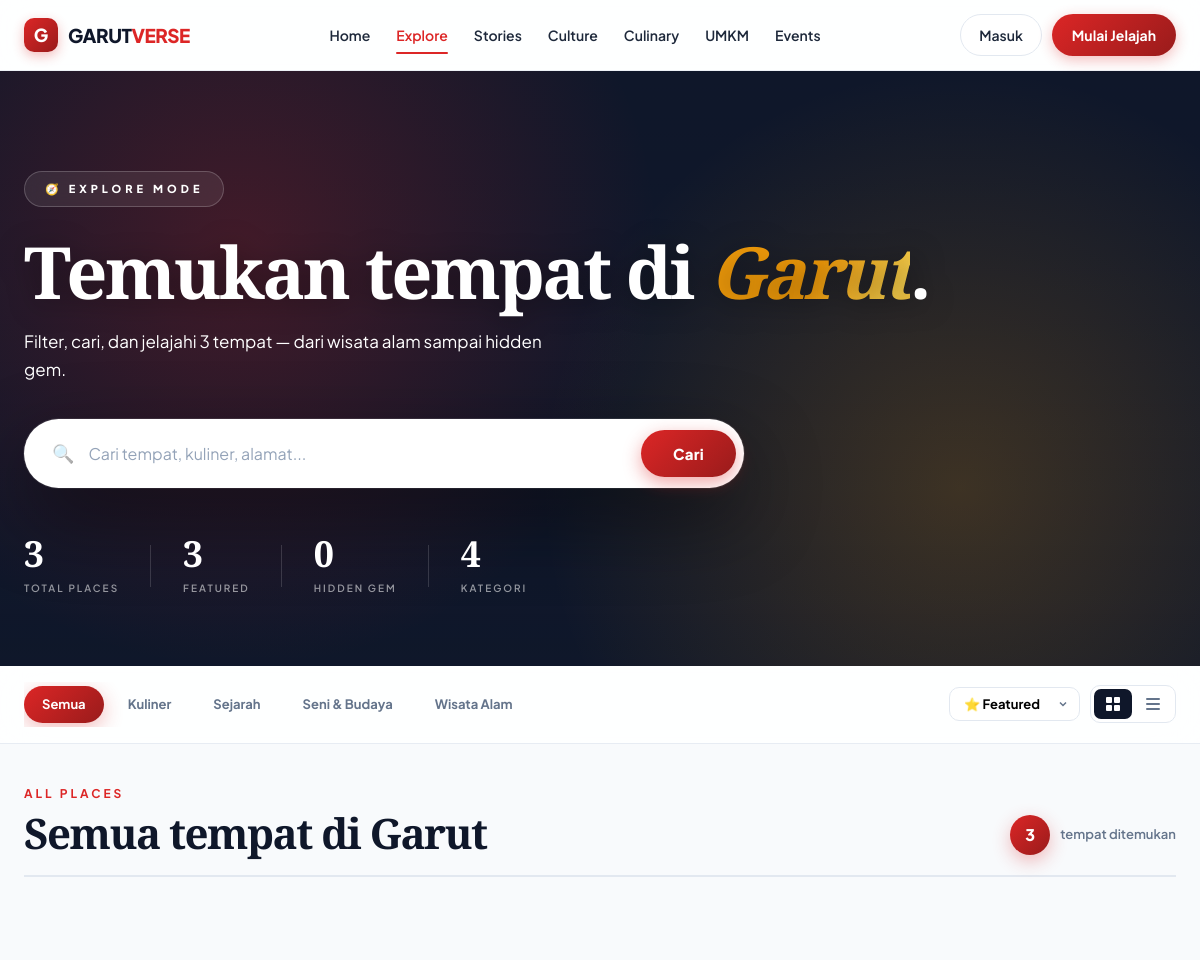
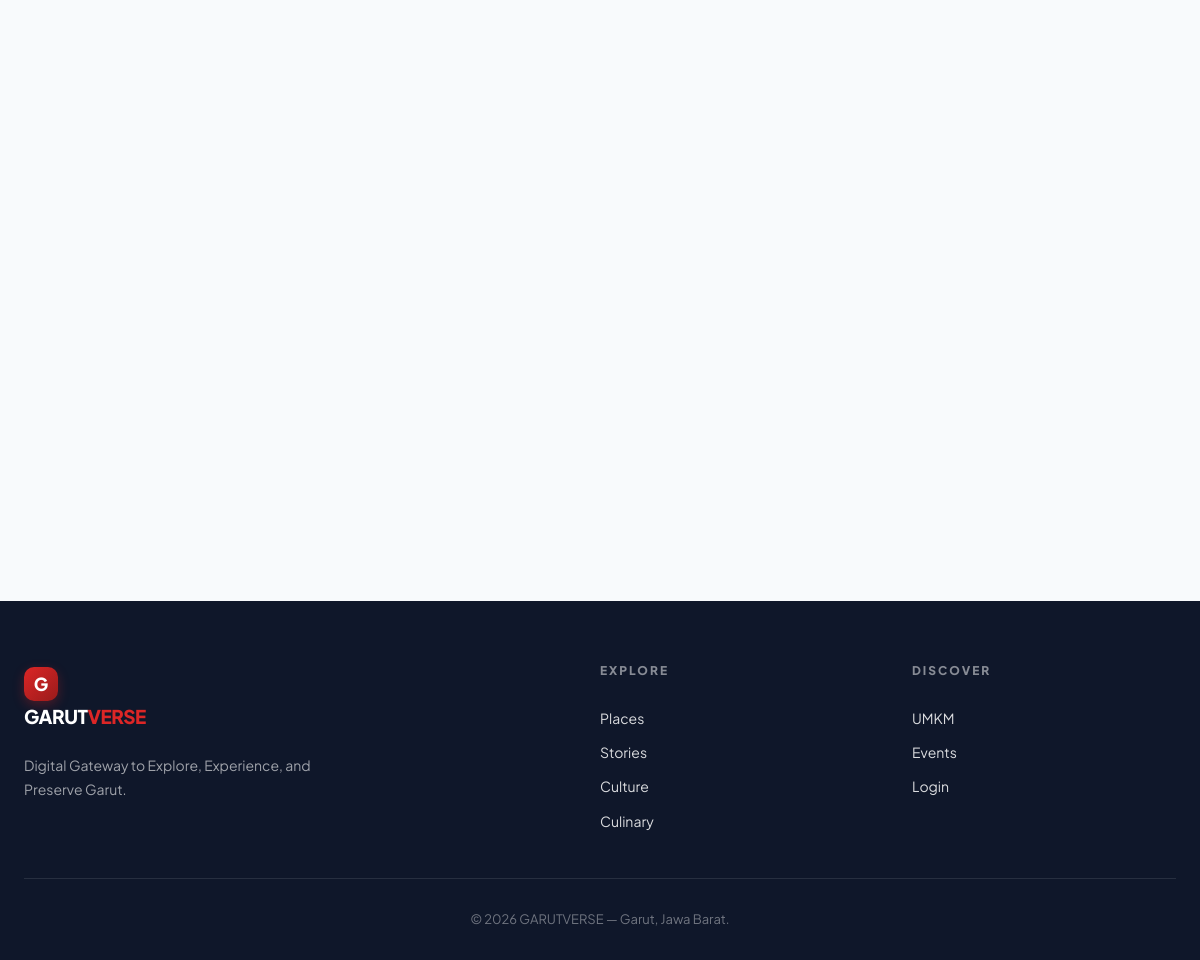
Screenshot of /explore.php with the database file from the repository (2 pictures, top to bottom).
### tables this page shows
CREATE TABLE `categories` (
  `id` bigint(20) UNSIGNED NOT NULL,
  `name` varchar(80) NOT NULL,
  `slug` varchar(100) NOT NULL,
  `icon` varchar(100) DEFAULT NULL,
  `description` text DEFAULT NULL,
  `created_at` datetime NOT NULL DEFAULT current_timestamp(),
  `updated_at` datetime NOT NULL DEFAULT current_timestamp() ON UPDATE current_timestamp()
);

### config.php (called while the page is built, shortened)
<?php
function getRatings($conn) {
    $map = [];
    $q = $conn->query("SELECT place_id, ROUND(AVG(rating),1) avg, COUNT(*) total FROM reviews WHERE status='approved' GROUP BY place_id");
    return $map;
}
function e($str) { return htmlspecialchars($str ?? '', ENT_QUOTES, 'UTF-8'); }

### explore.php (the view, shortened to what this page needs)
<?php
require 'config.php';
$activeCat = $_GET['cat'] ?? '';
$sort      = $_GET['sort'] ?? 'featured';
$view      = $_GET['view'] ?? 'grid';
$where = ["p.status='published'"];
$orderBy = match($sort) {
    'name'    => 'p.name ASC',
    'price'   => 'p.price_min ASC',
    'newest'  => 'p.created_at DESC',
    default   => 'p.is_featured DESC, p.is_hidden_gem DESC, p.name ASC',
};
$sql = "SELECT p.*, c.name AS category_name, c.slug AS category_slug, d.name AS district_name
        FROM places p
        LEFT JOIN categories c ON c.id = p.category_id
        LEFT JOIN districts  d ON d.id = p.district_id
        WHERE " . implode(' AND ', $where) . "
        ORDER BY $orderBy";
$stmt = $conn->prepare($sql);
$stmt->execute();
$places = $stmt->get_result()->fetch_all(MYSQLI_ASSOC);
$categories = $conn->query("SELECT * FROM categories ORDER BY name")->fetch_all(MYSQLI_ASSOC);
$ratings = getRatings($conn);
$totalPlaces = $conn->query("SELECT COUNT(*) c FROM places WHERE status='published'")->fetch_assoc()['c'];
$hiddenCount = $conn->query("SELECT COUNT(*) c FROM places WHERE status='published' AND is_hidden_gem=1")->fetch_assoc()['c'];
$featuredCount = $conn->query("SELECT COUNT(*) c FROM places WHERE status='published' AND is_featured=1")->fetch_assoc()['c'];
include 'includes/header.php';
?>
<section class="explore-hero">
  <div class="explore-hero-inner">
    <div class="explore-eyebrow">🧭 Explore Mode</div>
    <h1>Temukan tempat di <em>Garut</em>.</h1>
    <p>Filter, cari, dan jelajahi <?= $totalPlaces ?> tempat — dari wisata alam sampai hidden gem.</p>
    <form class="explore-search" method="get" action="explore.php">
      <span class="explore-search-icon">🔍</span>
      <input type="text" name="q" value="<?= e($q) ?>" placeholder="Cari tempat, kuliner, alamat...">
      <button type="submit">Cari</button>
    </form>
    <div class="explore-mini-stats">
      <div><b><?= $totalPlaces ?></b><span>Total Places</span></div>
      <div><b><?= $featuredCount ?></b><span>Featured</span></div>
      <div><b><?= $hiddenCount ?></b><span>Hidden Gem</span></div>
      <div><b><?= count($categories) ?></b><span>Kategori</span></div>
    </div>
  </div>
</section>
<div class="filter-bar">
  <div class="filter-bar-inner">
    <div class="filter-pills">
      <?php
        $baseUrl = 'explore.php?';
        $qs = [];
      ?>
      <a href="<?= $baseUrl . http_build_query($qs) ?>"
         class="filter-pill <?= !$activeCat ? 'active' : '' ?>">Semua</a>
      <?php foreach ($categories as $c): ?>
        <?php $qs2 = $qs; $qs2['cat'] = $c['slug']; ?>
        <a href="<?= $baseUrl . http_build_query($qs2) ?>"
           class="filter-pill <?= $activeCat === $c['slug'] ? 'active' : '' ?>">
          <?= e($c['name']) ?>
        </a>
      <?php endforeach; ?>
    </div>
    <div class="filter-tools">
      <select class="filter-select" onchange="location.href=this.value">
        <?php
          $sortQs = $qs;
          $sortQs['cat'] = $activeCat ?: null;
          $sortQs = array_filter($sortQs, fn($v) => $v !== null && $v !== '');
          $mk = function($s) use ($sortQs, $baseUrl) {
              $sortQs['sort'] = $s;
              return $baseUrl . http_build_query($sortQs);
          };
        ?>
        <option value="<?= $mk('featured') ?>" <?= $sort==='featured'?'selected':'' ?>>⭐ Featured</option>
      </select>
      <div class="view-toggle">
        <?php $viewQs = $qs; $viewQs['cat'] = $activeCat ?: null; $viewQs = array_filter($viewQs, fn($v)=>$v!==null && $v!==''); ?>
        <?php $viewQs['view'] = 'grid'; ?>
        <a href="<?= $baseUrl . http_build_query($viewQs) ?>" class="view-btn <?= $view==='grid'?'active':'' ?>" title="Grid">
          <svg width="16" height="16" viewBox="0 0 16 16" fill="currentColor"><rect x="1" y="1" width="6" height="6" rx="1"/><rect x="9" y="1" width="6" height="6" rx="1"/><rect x="1" y="9" width="6" height="6" rx="1"/><rect x="9" y="9" width="6" height="6" rx="1"/></svg>
        </a>
        <?php $viewQs['view'] = 'list'; ?>
        <a href="<?= $baseUrl . http_build_query($viewQs) ?>" class="view-btn <?= $view==='list'?'active':'' ?>" title="List">
          <svg width="16" height="16" viewBox="0 0 16 16" fill="currentColor"><rect x="1" y="2" width="14" height="2" rx="1"/><rect x="1" y="7" width="14" height="2" rx="1"/><rect x="1" y="12" width="14" height="2" rx="1"/></svg>
        </a>
      </div>
    </div>
  </div>
</div>
<section class="section" style="padding-top:40px;">
  <div class="result-head">
    <div>
      <div class="section-eyebrow">
        <?= $activeCat ? e(ucfirst($activeCat)) : 'All Places' ?>
      </div>
      <h2 class="result-title">
        <?php if ($q): ?>
          Hasil untuk "<?= e($q) ?>"
        <?php elseif ($activeCat): ?>
          Kategori <?= e(ucfirst($activeCat)) ?>
        <?php else: ?>
          Semua tempat di Garut
        <?php endif; ?>
      </h2>
    </div>
    <div class="result-count">
      <b><?= count($places) ?></b> tempat ditemukan
    </div>
  </div>
  <?php if (empty($places)): ?>
    <div class="empty">
      <div class="icon">🔍</div>
      <h3 style="font-size:20px; color:var(--ink); margin-bottom:8px;">Tidak ada hasil</h3>
      <p>Coba ubah kata kunci atau pilih kategori lain.</p>
    </div>
  <?php else: ?>
    <?php if ($view === 'list'): ?>
      <div class="explore-list">
        <?php foreach ($places as $p): ?>
          <?php $rt = $ratings[$p['id']] ?? null; $cover = getCover($conn, $p['id']); ?>
          <a href="detail.php?slug=<?= urlencode($p['slug']) ?>" class="list-item">
            <div class="list-thumb <?= $cover ? '' : 'placeholder' ?>"
                 style="<?= $cover ? "background-image:url('".e($cover)."')" : '' ?>">
              <?php if (!$cover): ?>🏞️<?php endif; ?>
            </div>
            <div class="list-body">
              <div class="list-head">
                <span class="list-tag"><?= e($p['category_name']) ?></span>
                <?php if ($p['is_featured']): ?><span class="list-tag gold">★ Featured</span><?php endif; ?>
                <?php if ($p['is_hidden_gem']): ?><span class="list-tag purple">◆ Hidden</span><?php endif; ?>
              </div>
              <h3><?= e($p['name']) ?></h3>
              <div class="list-loc">📍 <?= e($p['district_name'] ?? 'Garut') ?></div>
              <p class="list-desc"><?= e(mb_strimwidth($p['description'] ?? '', 0, 160, '...')) ?></p>
            </div>
            <div class="list-side">
              <div class="list-price"><?= priceLabel($p['price_min'], $p['price_max']) ?></div>
              <div class="list-rating">
                <?php if ($rt): ?>⭐ <b><?= $rt['avg'] ?></b><span>(<?= $rt['total'] ?>)</span>
                <?php else: ?><span>—</span><?php endif; ?>
              </div>
              <div class="list-arrow">→</div>
            </div>
          </a>
        <?php endforeach; ?>
      </div>
    <?php else: ?>
      <div class="grid">
      </div>
    <?php endif; ?>
  <?php endif; ?>
</section>
<?php include 'includes/footer.php'; ?>

### rows the page displays
categories: name "Kuliner"
categories: name "Sejarah"
categories: name "Seni & Budaya"
categories: name "Wisata Alam"

### other values shown
$totalPlaces "3"
$featuredCount "3"
$hiddenCount "0"
count($categories) "4"
count($places) "3"
